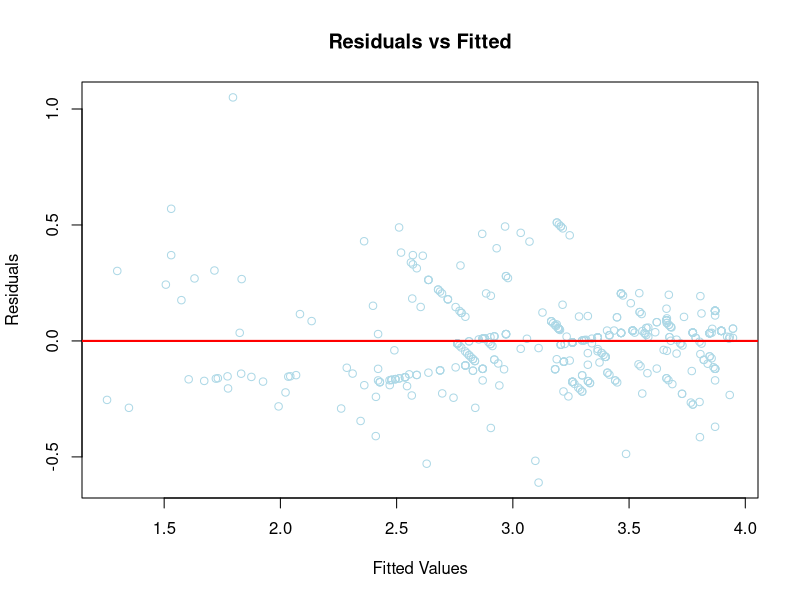
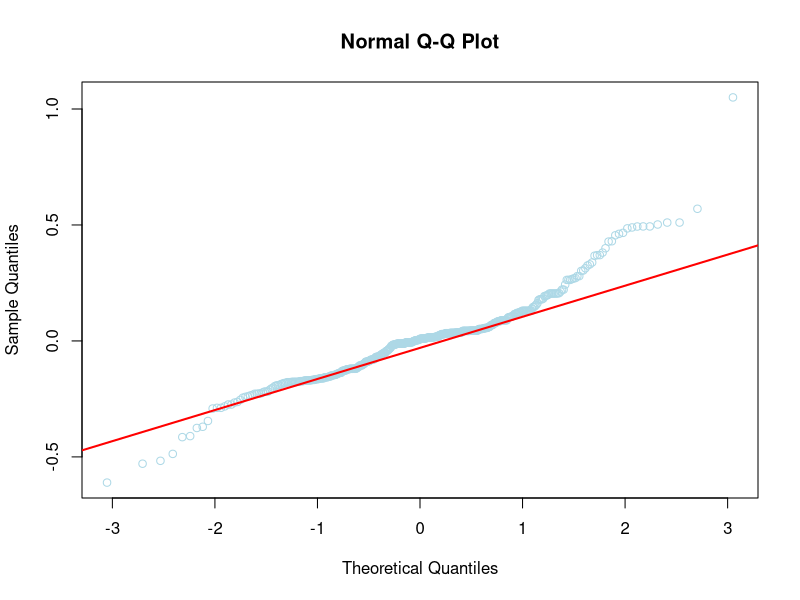
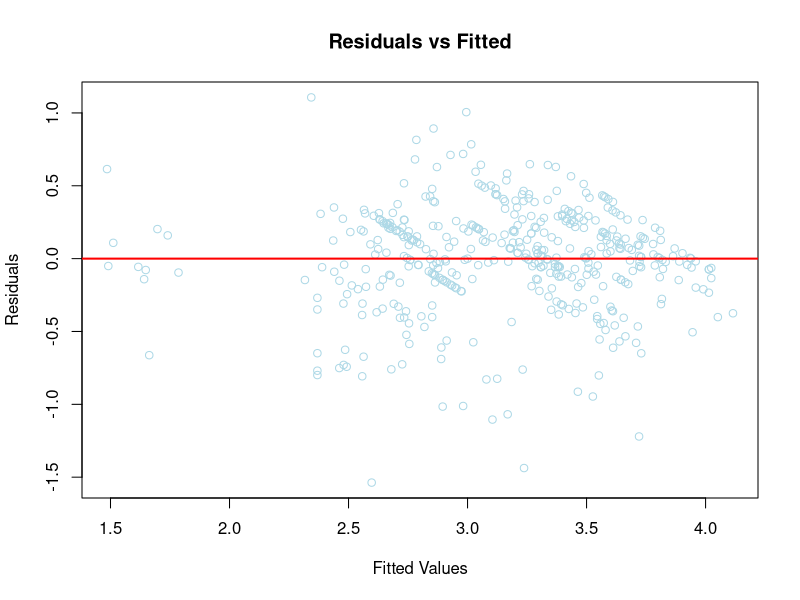
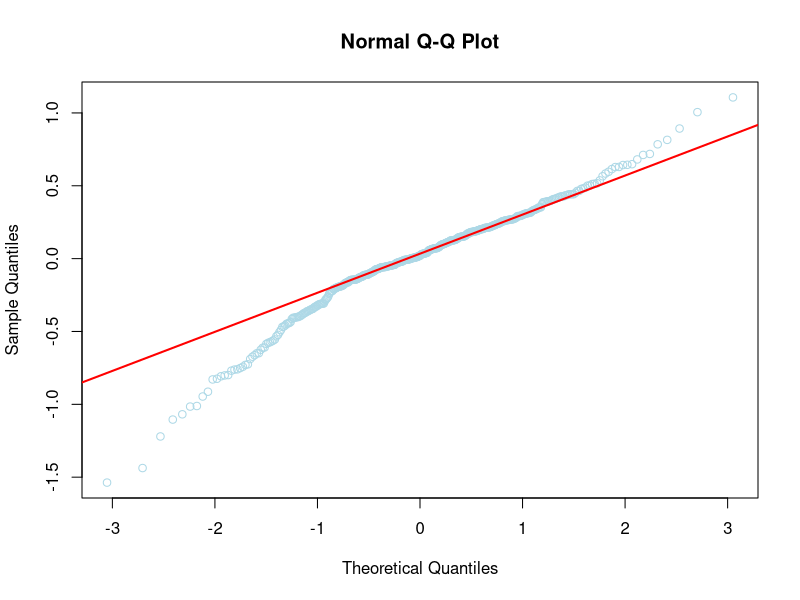

R code for these plots, in order:
## ---- chunk 1
students <- read.csv("ResearchInformation3.csv", stringsAsFactors = TRUE)

# Fix semester numbers
semester_numbers <- as.numeric(gsub("th|rd|nd", "", students$Semester))
students$Semester <- semester_numbers

knitr::kable(students[c(8,291,352), c('Last', 'Overall')], align = "ll")

# Remove outliers
students <- students[ -c(8, 291, 352), ]

# Subset of cs students
students <- students[students$Department == 'Computer Science and Engineering', ]
students <- students[, colnames(students)[colnames(students) != 'Department']]

# Model 1
model1 = lm(Overall ~ Preparation + Attendance + Last, data = students)
summary(model1)
plot(model1$fitted.values, model1$residuals,
     col = "lightblue",    # light blue points
     xlab = "Fitted Values",
     ylab = "Residuals",
     main = "Residuals vs Fitted")
abline(h = 0, col = "red", lwd = 2)

qqnorm(model1$residuals,
       col = "lightblue",
       main = "Normal Q-Q Plot")
qqline(model1$residuals, col = "red", lwd = 2)

# Model 2
model2 = lm(Overall ~ Gender + HSC + Computer + Preparation + Gaming + Attendance + Job + English, data = students)
summary(model2)
plot(model2$fitted.values, model2$residuals,
     col = "lightblue",    # light blue points
     xlab = "Fitted Values",
     ylab = "Residuals",
     main = "Residuals vs Fitted")
abline(h = 0, col = "red", lwd = 2)

qqnorm(model2$residuals,
       col = "lightblue",
       main = "Normal Q-Q Plot")
qqline(model2$residuals, col = "red", lwd = 2)
